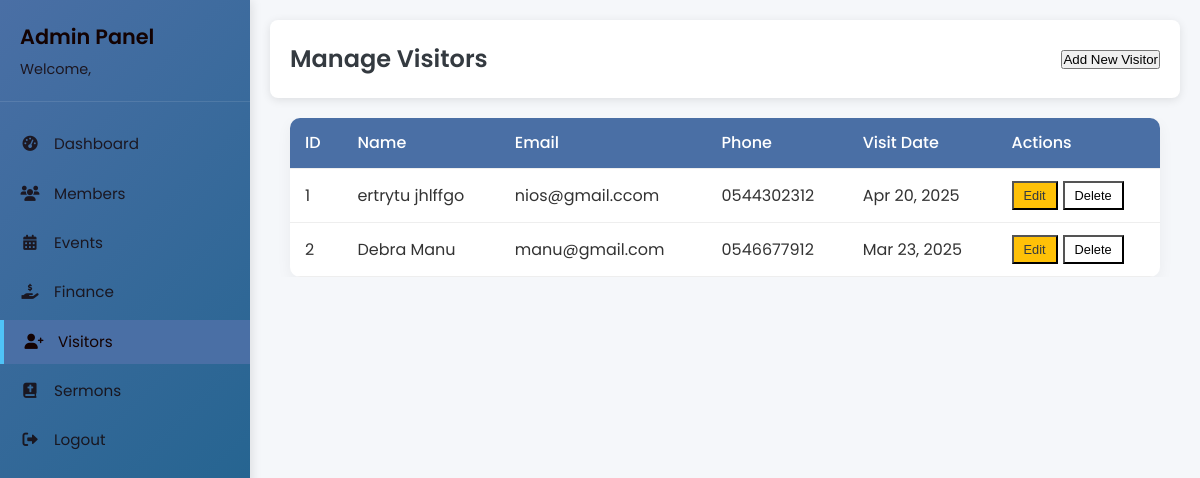
The page /advisitors.php (signed in) on the database its author committed.
### tables this page shows
CREATE TABLE `visitors` (
  `id` int(11) NOT NULL,
  `first_name` varchar(50) NOT NULL,
  `last_name` varchar(50) NOT NULL,
  `email` varchar(50) NOT NULL,
  `phone` varchar(20) NOT NULL,
  `visit_date` date NOT NULL,
  `notes` text NOT NULL,
  `created_at` timestamp NOT NULL DEFAULT current_timestamp()
);

### advisitors.php (the view, shortened to what this page needs)
<?php
require_once 'config.php';
$visitors = [];
$result = $conn->query("SELECT * FROM visitors ORDER BY visit_date DESC");
if ($result->num_rows > 0) {
    while ($row = $result->fetch_assoc()) {
        $visitors[] = $row;
    }
}
?>
<!DOCTYPE html>
<html lang="en">
<head>
    <link rel="stylesheet" href="admin.css">
    <link rel="stylesheet" href="https://cdnjs.cloudflare.com/ajax/libs/font-awesome/6.0.0-beta3/css/all.min.css">
</head>
<body>
    <div class="admin-container">
        <aside class="sidebar">
            <div class="sidebar-header">
                <h2>Admin Panel</h2>
                <p>Welcome, <?php echo $_SESSION['admin_username']; ?></p>
            </div>
            <nav class="sidebar-nav">
                <ul>
                    <li><a href="addashboard.php"><i class="fas fa-tachometer-alt"></i> Dashboard</a></li>
                    <li><a href="members.php"><i class="fas fa-users"></i> Members</a></li>
                    <li><a href="adevents.php"><i class="fas fa-calendar-alt"></i> Events</a></li>
                    <li><a href="adfinance.php"><i class="fas fa-hand-holding-usd"></i> Finance</a></li>
                    <li class="active"><a href="advisitors.php"><i class="fas fa-user-plus"></i> Visitors</a></li>
                    <li><a href="sermons.php"><i class="fas fa-bible"></i> Sermons</a></li>
                    <li><a href="logout.php"><i class="fas fa-sign-out-alt"></i> Logout</a></li>
                </ul>
            </nav>
        </aside>
        <main class="admin-content">
            <header class="admin-header">
                <h1>Manage Visitors</h1>
                <button id="addVisitorBtn" class="btn btn-primary">Add New Visitor</button>
            </header>
            <div class="table-responsive">
                <table class="data-table">
                    <thead>
                        <tr>
                            <th>ID</th>
                            <th>Name</th>
                            <th>Email</th>
                            <th>Phone</th>
                            <th>Visit Date</th>
                            <th>Actions</th>
                        </tr>
                    </thead>
                    <tbody>
                        <?php if (empty($visitors)): ?>
                            <tr>
                                <td colspan="6">No visitors found</td>
                            </tr>
                        <?php else: ?>
                            <?php foreach ($visitors as $visitor): ?>
                                <tr>
                                    <td><?php echo $visitor['id']; ?></td>
                                    <td><?php echo htmlspecialchars($visitor['first_name']) . ' ' . htmlspecialchars($visitor['last_name']); ?></td>
                                    <td><?php echo htmlspecialchars($visitor['email']); ?></td>
                                    <td><?php echo htmlspecialchars($visitor['phone']); ?></td>
                                    <td><?php echo date('M j, Y', strtotime($visitor['visit_date'])); ?></td>
                                    <td class="actions">
                                        <button class="btn btn-sm btn-edit" data-id="<?php echo $visitor['id']; ?>">Edit</button>
                                        <form method="POST" style="display:inline;">
                                            <button type="submit" name="delete_visitor" class="btn btn-sm btn-delete" onclick="return confirm('Are you sure you want to delete this visitor?')">Delete</button>
                                        </form>
                                    </td>
                                </tr>
                            <?php endforeach; ?>
                        <?php endif; ?>
                    </tbody>
                </table>
            </div>
        </main>
    </div>
</body>
</html>

### admin.css (style rules this page uses)
.admin-container { display: flex; min-height: 100vh; }
.sidebar { width: 250px; background-color: var(--dark-color); color: rgb(19, 2, 2); padding: 20px 0; position: fixed; height: 100%; }
.sidebar-header { padding: 0 20px 20px; border-bottom: 1px solid rgba(255, 255, 255, 0.1); margin-bottom: 20px; }
.sidebar-header h2 { font-size: 1.3rem; margin-bottom: 5px; }
.sidebar-header p { font-size: 0.9rem; opacity: 0.8; }
.sidebar-nav ul { list-style: none; }
.sidebar-nav li { margin-bottom: 5px; }
.sidebar-nav a { display: block; padding: 10px 20px; color: rgba(19, 3, 3, 0.8); transition: all 0.3s ease; }
.sidebar-nav a i { margin-right: 10px; width: 20px; text-align: center; }
.sidebar-nav li.active a { background-color: var(--primary-color); color: rgb(20, 2, 2); }
.admin-content { flex: 1; margin-left: 250px; background-color: #f5f7fa; min-height: 100vh; }
.admin-header { background-color: white; padding: 20px; box-shadow: 0 2px 10px rgba(0, 0, 0, 0.1); margin-bottom: 20px; display: flex; justify-content: space-between; align-items: center; }
.admin-header h1 { font-size: 1.5rem; color: var(--dark-color); }
.table-responsive { overflow-x: auto; padding: 0 20px; }
.data-table { width: 100%; border-collapse: collapse; background-color: white; border-radius: 10px; overflow: hidden; box-shadow: 0 5px 15px rgba(0, 0, 0, 0.05); }
.data-table th, .data-table td { padding: 12px 15px; text-align: left; border-bottom: 1px solid #eee; }
.data-table th { background-color: var(--primary-color); color: white; font-weight: 500; }
.data-table .actions { display: flex; gap: 5px; }
.btn-sm { padding: 5px 10px; font-size: 0.8rem; }
.btn-edit { background-color: var(--warning-color); color: var(--dark-color); }
.btn-delete { background-color: var(--error-color); color: white; }

### advisitors.php (style rules this page uses)
:root { --primary-color: #4a6fa5; --secondary-color: #166088; --accent-color: #4fc3f7; --light-color: #f8f9fa; --dark-color: #343a40; --success-color: #28a745; --warning-color: #ffc107; --danger-color: #dc3545; --sidebar-width: 250px; --header-height: 80px; }
* { margin: 0; padding: 0; box-sizing: border-box; }
body { font-family: 'Poppins', sans-serif; background-color: #f5f7fa; color: #333; line-height: 1.6; }
.admin-container { display: flex; min-height: 100vh; }
.sidebar { width: var(--sidebar-width); background: linear-gradient(135deg, var(--primary-color), var(--secondary-color)); color: white; padding: 20px 0; position: fixed; height: 100vh; box-shadow: 2px 0 10px rgba(0, 0, 0, 0.1); z-index: 100; }
.sidebar-header { padding: 0 20px 20px; border-bottom: 1px solid rgba(255, 255, 255, 0.1); margin-bottom: 20px; }
.sidebar-header h2 { font-size: 1.5rem; font-weight: 600; margin-bottom: 5px; }
.sidebar-header p { font-size: 0.9rem; opacity: 0.8; }
.sidebar-nav ul { list-style: none; }
.sidebar-nav li { margin-bottom: 5px; }
.sidebar-nav a { display: flex; align-items: center; padding: 12px 20px; color: white; text-decoration: none; transition: all 0.3s ease; font-size: 0.95rem; }
.sidebar-nav a i { margin-right: 10px; width: 20px; text-align: center; }
.sidebar-nav .active a { background-color: rgba(255, 255, 255, 0.2); border-left: 4px solid var(--accent-color); }
.admin-content { flex: 1; margin-left: var(--sidebar-width); padding: 20px; }
.admin-header { background-color: white; padding: 20px; border-radius: 8px; box-shadow: 0 2px 10px rgba(0, 0, 0, 0.05); margin-bottom: 20px; }
.admin-header h1 { font-size: 1.8rem; color: var(--dark-color); font-weight: 600; }
.btn-delete { background: #e74c3c; color: black !important; }

### rows shown on the page
visitors: id "1", first_name "ertrytu", last_name "jhlffgo", email "nios@gmail.ccom", phone "0544302312", visit_date "Apr 20, 2025"
visitors: id "2", first_name "Debra", last_name "Manu", email "manu@gmail.com", phone "0546677912", visit_date "Mar 23, 2025"
